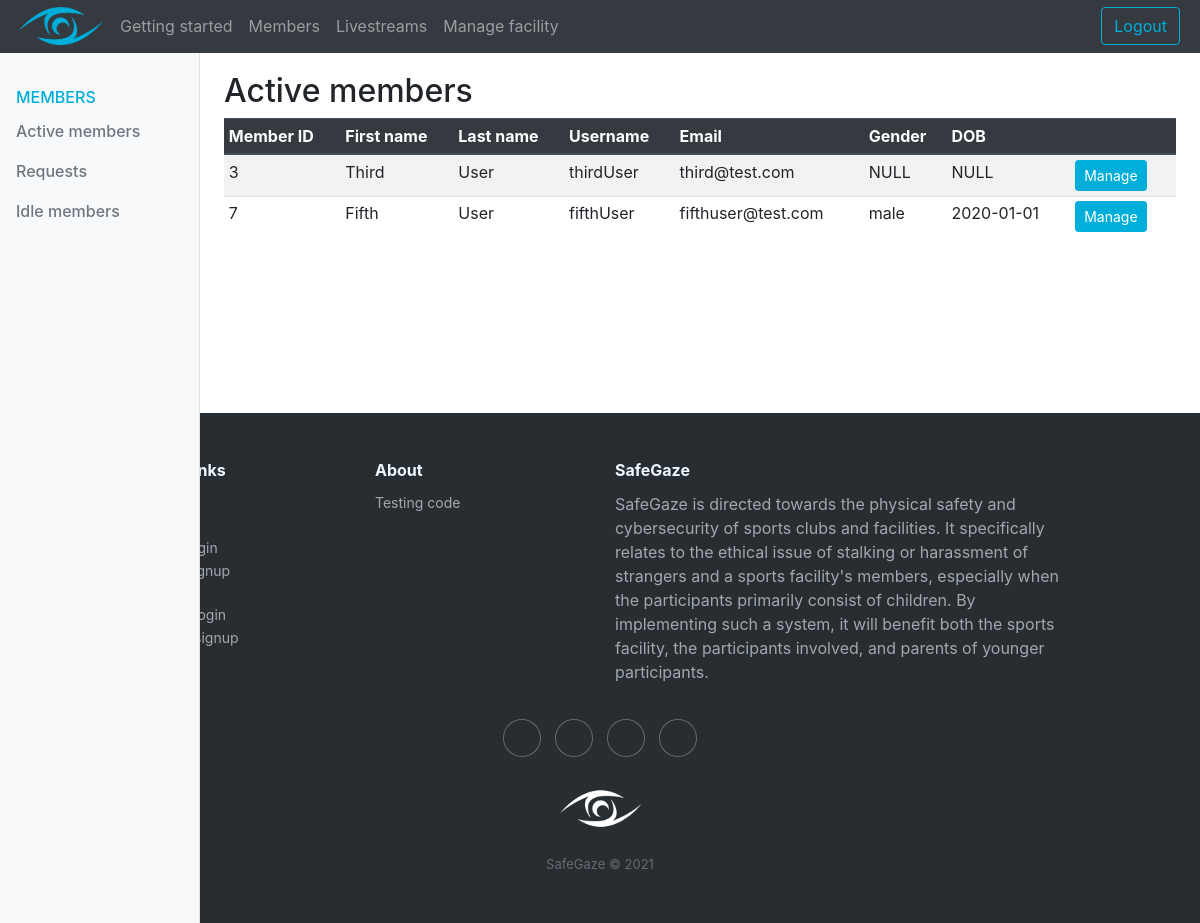
Page /Deliverable/active-members.php (signed in) on the earlier database version.
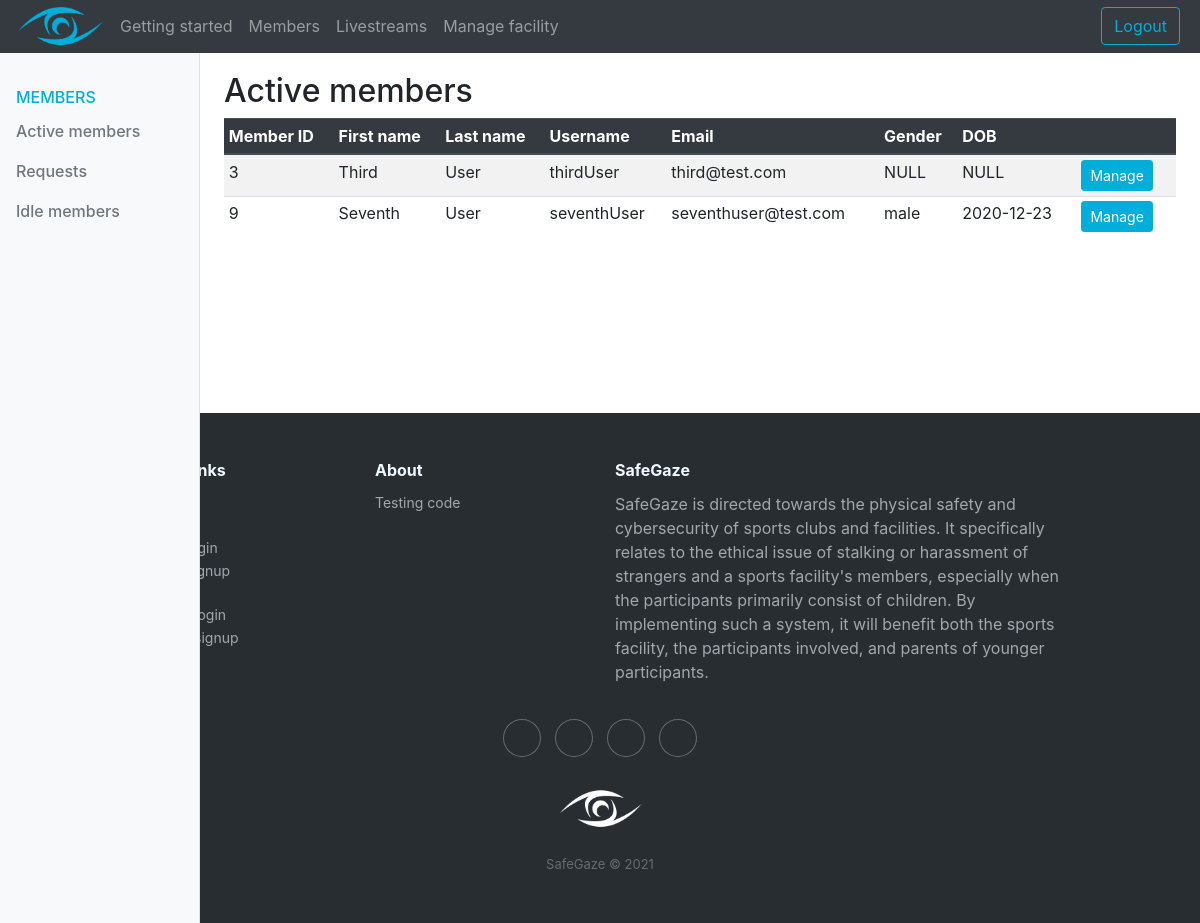
Same page on the later database version.
### tables this page shows
CREATE TABLE `members` (
  `facility_id` int(255) NOT NULL,
  `member_id` int(255) NOT NULL,
  `member_username` varchar(25) NOT NULL,
  `password` varchar(100) NOT NULL,
  `email_address` varchar(50) NOT NULL,
  `first_name` varchar(20) NOT NULL,
  `last_name` varchar(20) NOT NULL,
  `date_of_birth` date DEFAULT NULL,
  `gender` varchar(15) DEFAULT NULL,
  `status` varchar(25) NOT NULL
);

### Deliverable/active-members.php (the view)
<!DOCTYPE html>
<html lang="en">
  <?php include ("./inc/head.inc.php"); ?>
  <body>
    <?php include ("./inc/navbar.inc.php"); ?>
    <div class="container-fluid">
      <div class="row">
        <?php include ("./inc/side-navbar.inc.php"); ?>
        <main role="main" class="col-md-9 ml-sm-auto col-lg-10 px-md-4">
        <h2>Active members</h2>
        <div class="table-responsive">
          <table class="table table-striped table-sm">
            <thead class="thead-dark">
              <tr>
                <th>Member ID</th>
                <th>First name</th>
                <th>Last name</th>
                <th>Username</th>
                <th>Email</th>
                <th>Gender</th>
                <th>DOB</th>
                <th></th>
              </tr>
            </thead>
            <tbody>
              <?php
              require './php/dbh.inc.php';
              $sql = "SELECT * FROM members where facility_id=? and status='active'";
              $stmt = mysqli_stmt_init($conn);
              if (!mysqli_stmt_prepare($stmt, $sql))
              {
                  echo '<h1 data-wow-delay="0.1s" style="color: red;"> THERE HAS BEEN AN ERROR </h1>';
                  exit();
              }
              else
              {
                mysqli_stmt_bind_param($stmt, "s", $_SESSION['facilityId']);
                mysqli_stmt_execute($stmt);
                $result = mysqli_stmt_get_result($stmt);
                while ($row = mysqli_fetch_assoc($result))
                {
                  $memberId = $row["member_id"];
                  $memberFirstName = $row["first_name"];
                  $MemberLastName = $row["last_name"];
                  $memberUsername = $row["member_username"];
                  $memberEmail = $row["email_address"];
                  $memberGender = $row["gender"];
                  $memberDOB = $row["date_of_birth"];
                  if ($memberGender == null)
                  {
                    $memberGender = "NULL";
                  }
                  if ($memberDOB == null)
                  {
                    $memberDOB = "NULL";
                  }
                  echo '
                  <tr>
                    <td>'. $memberId .'</td>
                    <td>'. $memberFirstName .'</td>
                    <td>'. $MemberLastName .'</td>
                    <td>'. $memberUsername .'</td>
                    <td>'. $memberEmail .'</td>
                    <td>'. $memberGender .'</td>
                    <td>'. $memberDOB .'</td>
                    <td><button onclick="manageUser('. $memberId . ')" class="btn btn-sm btn-actions btn-cyan">Manage</button></td>
                  </tr>
                  ';
                }
              }
              ?>
            </tbody>
          </table>
        </div>
        </main>
      </div>
    </div>
    <div class="filler"></div>
    <?php include ("./inc/footer.inc.php"); ?>
  </body>
</html>

Differences in the rows shown:
no longer on this page (row edited): members: member_id "7", first_name "Fifth", last_name "User", member_username "fifthUser", email_address "fifthuser@test.com", gender "male", date_of_birth "2020-01-01"
now on this page (row edited): members: member_id "9", first_name "Seventh", last_name "User", member_username "seventhUser", email_address "seventhuser@test.com", gender "male", date_of_birth "2020-12-23"
